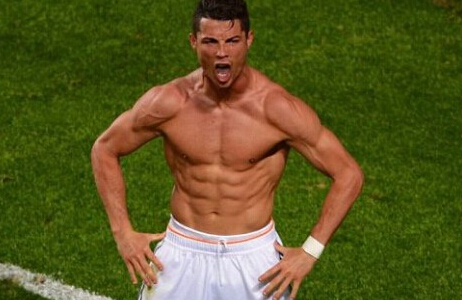
#> input picture c2.jpg, 462 x 300 px
$ python grabCut.py
#> lines starting #> are read from the running program, lines starting #| are printed output that depends on the picture
#!/bin/lib/python
# -*- coding: utf-8 -*-

import cv2
import numpy as np
from matplotlib import pyplot as plt

img = cv2.imread('c2.jpg')
#> img is the input picture: shape (300, 462, 3); mean B, G, R 35, 89.4, 91.2
mask = np.zeros(img.shape[:2],np.uint8)

bgdModel = np.zeros((1,65),np.float64)
fgdModel = np.zeros((1,65),np.float64)

rect = [50,50,450,290]
# 函数的返回值是更新的 mask, bgdModel, fgdModel
cv2.grabCut(img,mask,rect,bgdModel,fgdModel,5,cv2.GC_INIT_WITH_RECT)

mask2 = np.where((mask==2)|(mask==0),0,1).astype('uint8')
img = img*mask2[:,:,np.newaxis]
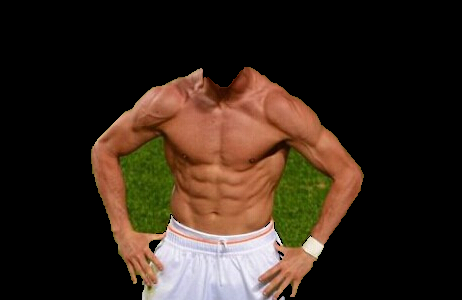
#> img: shape (300, 462, 3); mean B, G, R 27.7, 38.4, 52.3

plt.imshow(img),plt.colorbar(),plt.show()
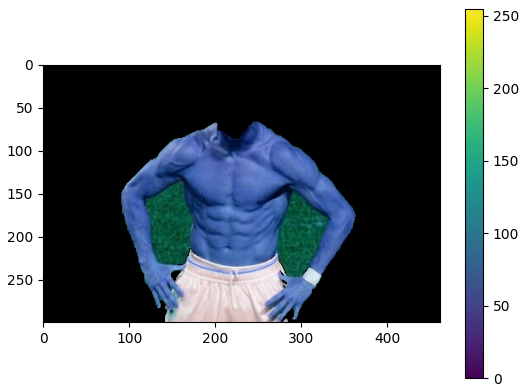
#> figure drawn by matplotlib, 2 panels; B, G, R data is drawn as R, G, B

$ run again, with c4.jpg copied over c2.jpg
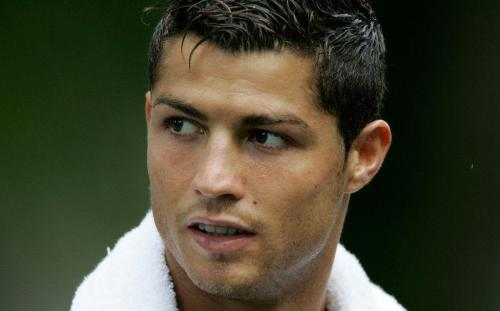
#> input picture c4.jpg, 500 x 311 px
#> img is the input picture: shape (311, 500, 3); mean B, G, R 49.4, 69.4, 70.2
#> `img = img*mask2[:,:,np.newaxis]`:
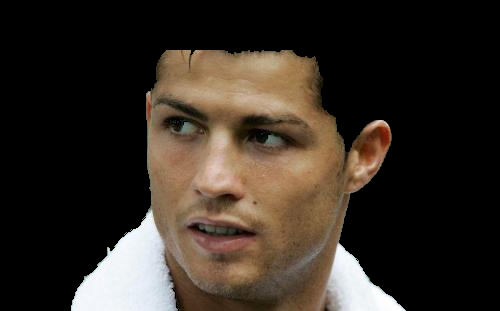
#> img: shape (311, 500, 3); mean B, G, R 36.8, 44.9, 53.4
#> `plt.imshow(img),plt.colorbar(),plt.show()`:
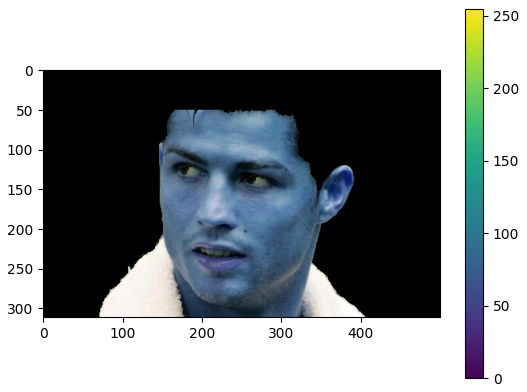
#> figure drawn by matplotlib, 2 panels; B, G, R data is drawn as R, G, B
